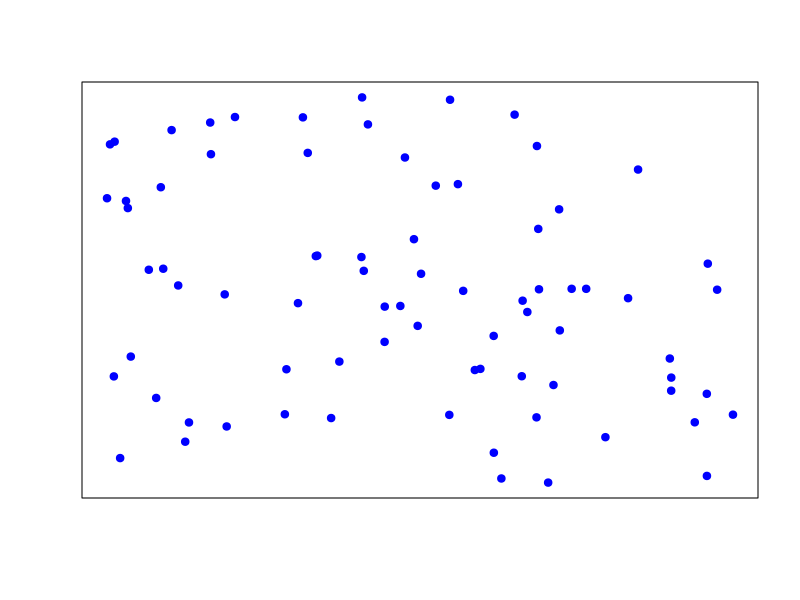
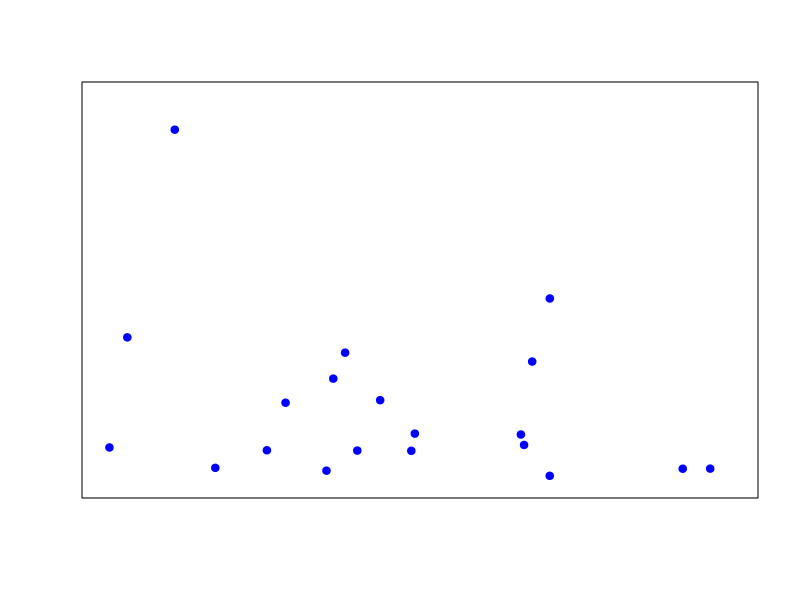
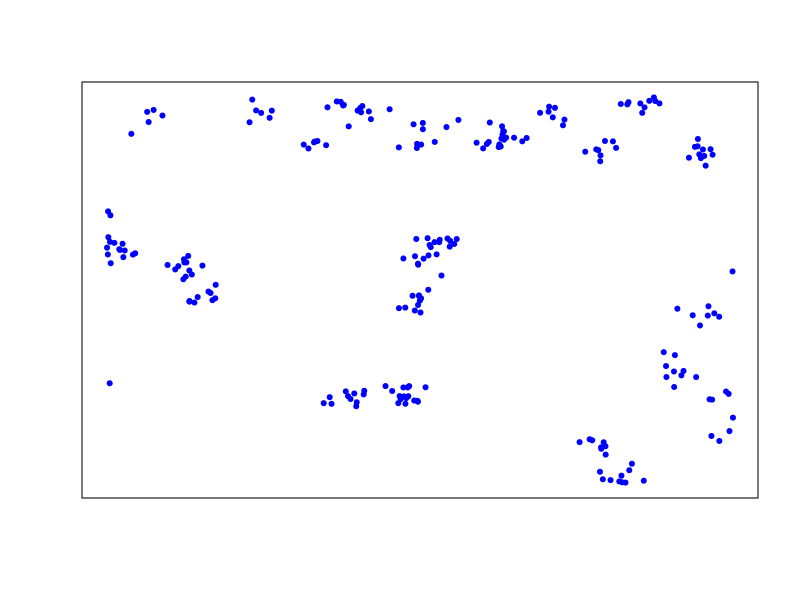
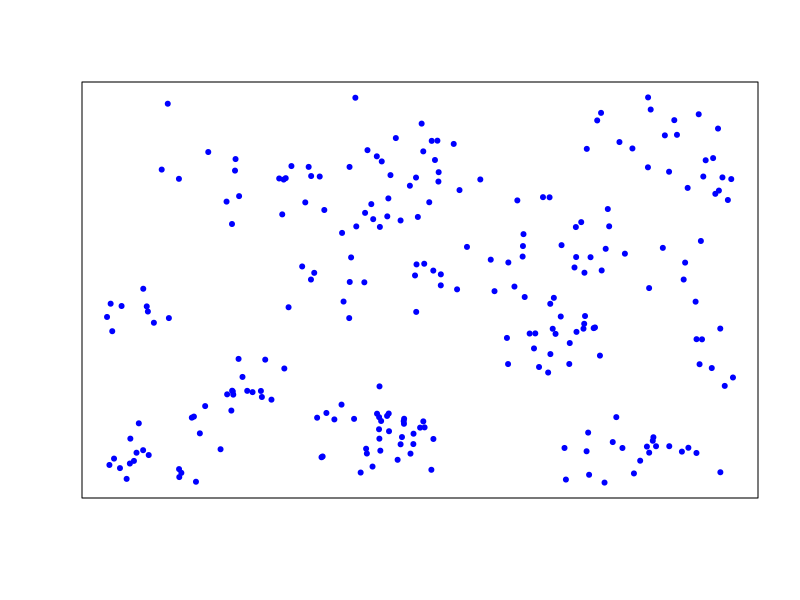
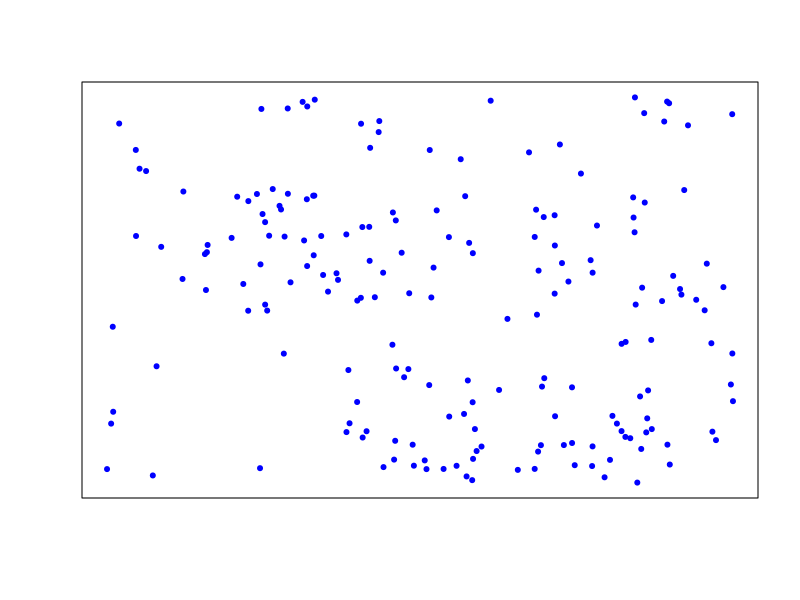
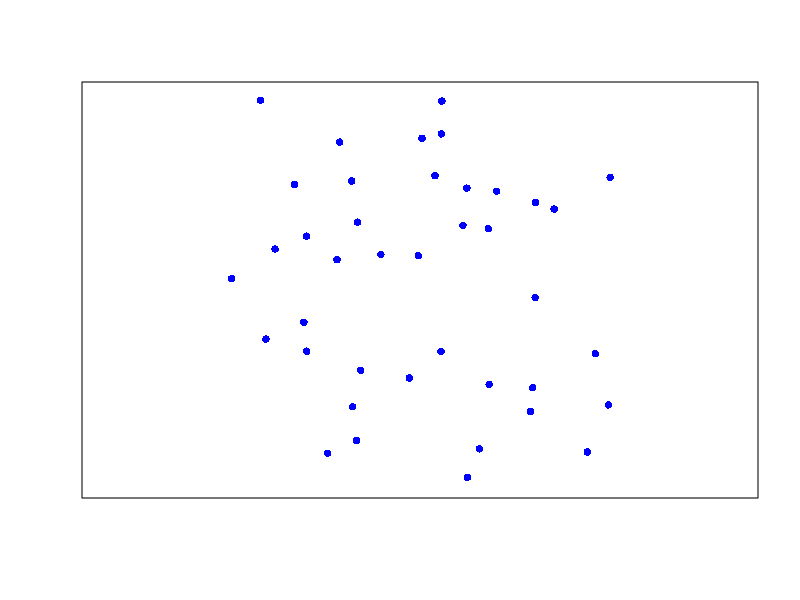
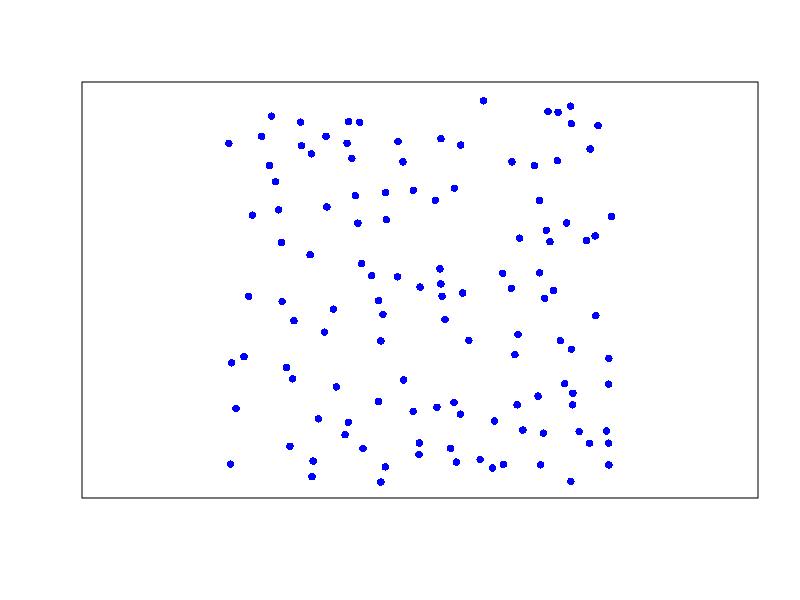
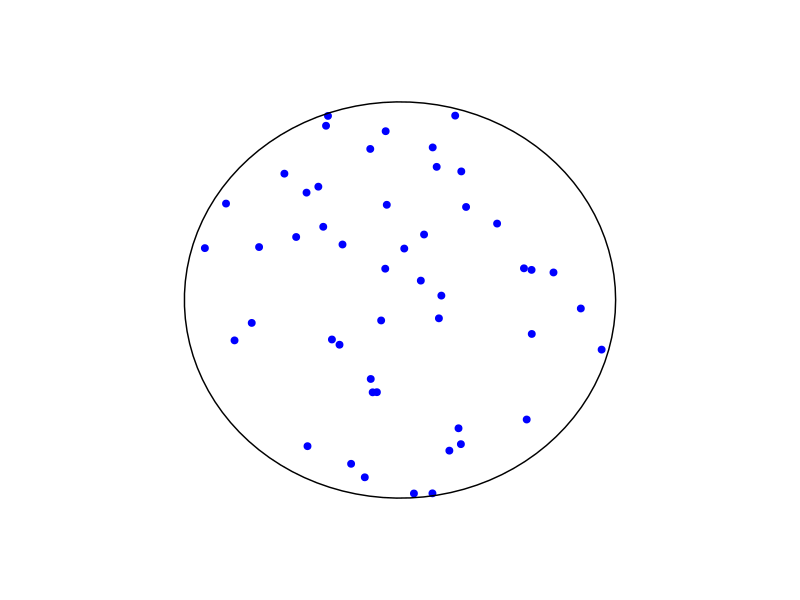

Write R code to recreate these figures, in order.
## ---- chunk 1
library(spatstat)
library(ggplot2)
## ---- chunk 2
h_pp <- rpoispp(100)
## ---- chunk 3
xy1 <- coords(h_pp)
plot(xy1, pch=19, xlab="",xaxt="n", ylab="",yaxt="n", col="blue")
## ---- chunk 4
ih_pp <- rpoispp(function(x,y) {100*exp(-4*y)}, 100)
## ---- chunk 5
xy2 <- coords(ih_pp)
plot(xy2, pch=19, xlim=c(0, 1), ylim=c(0, 1), xlab="", xaxt="n", 
     ylab="",yaxt="n", col="blue")
## ---- chunk 6
T1 <- rThomas(20, 0.02, 10) # sigma = 0.02
T2 <- rThomas(20, 0.05, 10) # sigma = 0.05
T3 <- rThomas(20, 0.10, 10) # sigma = 0.1
## ---- chunk 7
txy1 <- coords(T1)
plot(txy1, pch=20, xlab="",xaxt="n", ylab="",yaxt="n", col="blue")
## ---- chunk 8
txy2 <- coords(T2)
plot(txy2, pch=20, xlab="",xaxt="n", ylab="",yaxt="n", col="blue")
## ---- chunk 9
txy3 <- coords(T3)
plot(txy3, pch=20, xlab="",xaxt="n", ylab="",yaxt="n", col="blue")
## ---- chunk 10
set.seed(592)

mpp1 <- rMaternI(200, 0.050) # r_H = 0.050
mpp2 <- rMaternI(200, 0.025) # r_H = 0.025

# plot the first Matérn I Process - Figure 2.3(a)
plot(coords(mpp1), col="blue", pch=16, asp=1, 
     xlab="",xaxt="n", ylab="",yaxt="n",
     xlim=c(0,1), ylim=c(0,1))

# plot second Matérn I Process - Figure 2.3(b)
plot(coords(mpp2), col="blue", pch=16, asp=1, 
     xlab="",xaxt="n", ylab="",yaxt="n",
     xlim=c(0,1), ylim=c(0,1))
## ---- chunk 11
plot_pp_cells <- function(n, l){
  for (i in 1:n) {
    a <- runif(1) # x-scale 
    b <- runif(1) # y-scale
    
    # generate a HPP in the ellipse
    hpp_i <- rpoispp(l/(a*b*pi), win = ellipse(a,b)) #lambda'= l/(ab pi)
    cell_df_i <- coords(hpp_i) # extract coordinates
    
    # print out plot of cells (use ggplot)
    g_ellipse <- ggplot(cell_df_i, aes(x=x, y=y))
    print(g_ellipse + geom_point(col="blue", size=2) + xlim(-1, 1) + ylim(-1, 1) + annotate("path",
    x=a*cos(seq(0,2*pi,length.out=100)),
    y=b*sin(seq(0,2*pi,length.out=100)))+ theme_void())
    print(nrow(cell_df_i)) # print number of events
    }
}
## ---- chunk 12
set.seed(111)
plot_pp_cells(3,50)
## ---- chunk 13
plot_thom_cells <- function(n, k, scale, mu){
  for (i in 1:n) {
    a <- runif(1) # x-scale
    b <- runif(1) # y-scale
    
    # generate thomas process in ellipse
    ## kappa' = k/(ab pi)
    ## sigma' = sqrt(ab pi)*scale
    thom_i <- rThomas(k/(a*b*pi), sqrt(a*b*pi)*scale, mu, win = ellipse(a,b))
    cell_df_i <- coords(thom_i) # extract coordinates
    
    # print out plots of cells (use ggplot)
    g_ellipse <- ggplot(cell_df_i, aes(x=x, y=y))
    print(g_ellipse + geom_point(col="blue", size=2) + xlim(-1, 1) + ylim(-1, 1) + annotate("path",
    x=a*cos(seq(0,2*pi,length.out=100)),
    y=b*sin(seq(0,2*pi,length.out=100)))+ theme_void())
    print(nrow(cell_df_i)) # print number of events
    }
}
## ---- chunk 14
set.seed(112)
plot_thom_cells(3, 10, 0.03, 5)
## ---- chunk 15
# radius function of an irregular cell
r_mag <- function(thetas, u, t){
    r1 <- u[1]*sin(thetas + t[1]) 
    r2 <- u[2]*sin(2*thetas + t[2]) 
    r3 <- u[3]*sin(3*thetas + t[3]) 
    return(r1 + r2 + r3 + 3)
}

# cell 1 boundary
u <- rev(sort(runif(3)))
t <- runif(3)
thetas <- seq(0,2*pi,length.out=1000)
r <- r_mag(thetas, u, t)
x <- r * cos(thetas)
y <- r * sin(thetas)
# set window of cell 2
WC <- owin(poly = list(x = x, y = y))
# area of cell 1
area_cell <- (0.5*sum(u^2)+9)*pi

# cell 2 boundary
u2 <- rev(sort(runif(3)))
t2 <- runif(3)
r2 <- r_mag(thetas, u2, t2)
x2 <- r2 * cos(thetas)
y2 <- r2 * sin(thetas)
# set window of cell 2
WC2 <- owin(poly = list(x = x2, y = y2))
# area of cell 2
area_cell2 <- (0.5*sum(u2^2)+9)*pi
## ---- chunk 16
# Plot a Thomas Process in cell 1 - Figure 3.3(b)
pp_s <- rThomas(10/(area_cell), sqrt(area_cell)*0.03, 5, win = WC)
plot(x,y, pch=20, cex=0.5, xlab="",xaxt="n", ylab="",yaxt="n")
points(coords(pp_s), pch = 16, cex=1.25, col="blue")

# Plot a HPP in cell 2 - Figure 3.3(a)
pp_s2 <- rpoispp(50/area_cell2, win = WC2)
plot(x2,y2, pch=20, cex=0.5, xlab="",xaxt="n", ylab="",yaxt="n")
points(coords(pp_s2), pch = 16, cex=1.25, col="blue")
## ---- chunk 17
ab <- runif(2)
hpp_E <- rpoispp(50/(ab[1]*ab[2]*pi), win=ellipse(ab[1],ab[2]))
hpp_C <- affine(hpp_E, mat=diag(c(1/ab[1],1/ab[2])))
## ---- chunk 18
# Figure 3.4(a)
g_hpp_ellipse <- ggplot(coords(hpp_E), aes(x=x, y=y))
g_hpp_ellipse + geom_point(col="blue", size=2) + xlim(-1, 1) + ylim(-1, 1) + annotate("path", x=ab[1]*cos(seq(0,2*pi,length.out=100)),y=ab[2]*sin(seq(0,2*pi,length.out=100)))+ theme_bw()
# Figure 3.4(b)
g_hpp_circle <- ggplot(coords(hpp_C), aes(x=x, y=y))
g_hpp_circle + geom_point(col="blue", size=2) + xlim(-1, 1) + ylim(-1, 1) + annotate("path", x=cos(seq(0,2*pi,length.out=100)),y=sin(seq(0,2*pi,length.out=100)))+ theme_bw()
## ---- chunk 19
in_cell_to_c <- function(x, y, u, t){
        # takes xy-coordinates of events
        # u and t parameters to set boundary
        
        # initialize empty lists
        all_thetas <- c() # to store arguments of events 
        ordered_x <- c() # to store positive then negative values of x
        ordered_y <- c() # store y corresponding to positive then negative values of x
        
        x1 <- x[which(x>=0)] # positive x-coordinates
        ordered_x <- c(ordered_x, x1) # append positive x-coordinates
        y1 <- y[which(x>=0)] # y corresponding to positive x-coordinates
        ordered_y <- c(ordered_y, y1) # append

        # find arguments of coordiantes with positive x-coordinates
        thetas <- atan(y1/x1)
        all_thetas <- c(all_thetas, thetas)

        x1 <- x[which(x<0)] # negative x-coordinates
        ordered_x <- c(ordered_x, x1) # append negative x-coordinates
        y1 <- y[which(x<0)] # y-coordinates corresponding to negative x
        ordered_y <- c(ordered_y, y1)

        # find arguments of coordiantes with negative x-coordinates
        thetas <- pi + atan(y1/x1)
        all_thetas <- c(all_thetas, thetas)

        r1 <- sqrt(ordered_x^2 + ordered_y^2) # find magnitudes of each event

        r2 <- r_mag(all_thetas, u, t) # find radius of cell boundary

        R <- r2[which(r1 < r2)] # magnitudes of events within cell boundary
        # mapping to circle
        x <- ordered_x[which(r1 < r2)] / R
        y <- ordered_y[which(r1 < r2)] / R
        return(data.frame(x,y))
}
## ---- chunk 20
set.seed(304)
# generate cell boundary
u <- rev(sort(runif(3)))
t <- runif(3)
thetas <- seq(0,2*pi,length.out=1000)
r <- r_mag(thetas, u, t)
x1 <- r * cos(thetas)
y1 <- r * sin(thetas)
WC <- owin(poly = list(x = x1, y = y1))
# area of cell
area_cell <- (0.5*sum(u^2)+9)*pi
# generate HPP in the cell boundary
pp_s <- rpoispp(50/area_cell, win = WC)
xy_c <- in_cell_to_c(pp_s$x, pp_s$y, u, t) # map irregular cell to circle
pp_in_c <- ppp(xy_c[,1], xy_c[,2], window=disc(1))
## ---- chunk 21
# Figure 3.5(a)
g_irr <- ggplot(coords(pp_s), aes(x=x, y=y))
g_irr + geom_point(col="blue", size=2) + xlim(min(x1,y1), max(x1,y1)) + ylim(min(x1,y1), max(x1,y1)) + annotate("path", x=x1,y=y1)+ theme_bw()
# Figure 3.5(b)
g_irr_circle <- ggplot(coords(pp_in_c), aes(x=x, y=y))
g_irr_circle + geom_point(col="blue", size=2) + xlim(-1, 1) + ylim(-1, 1) + annotate("path", x=cos(seq(0,2*pi,length.out=100)),y=sin(seq(0,2*pi,length.out=100)))+ theme_bw()
## ---- chunk 22
set.seed(304)
a1 <- runif(1) # x-scale
b1 <- runif(1) # y-scale
# generate multitype HPP with labels "i" and "j", 
# lambda'= 25/(a1 * b1 * pi) for both
bv_pp <- rmpoispp(25/(a1*b1*pi), types=c("i","j"), win=ellipse(a1,b1))
pp_in_c <- affine(bv_pp, mat=diag(c(1/a1,1/b1))) # mapped to circle

# define colours of points to plot
point_labs <- rep("red", npoints(bv_pp)) 
point_labs[which(bv_pp$marks == "j")] <- "blue"

# visualise cell
plot(coords(bv_pp), col=point_labs, xlim=c(-1, 1), ylim=c(-1,1), pch=16, cex=1.2, asp=1, xlab="",xaxt="n", ylab="",yaxt="n",axes=F)
points(a1*cos(seq(0,2*pi, length.out = 1000)), b1*sin(seq(0,2*pi, length.out = 1000)), pch=20, cex=0.2)
## ---- chunk 23
set.seed(814)
a2 <- runif(1) # x-scale
b2 <- runif(1) # y-scale
# generate multitype HPP with labels "i" and "j", 
# lambda'= 25/(a2 * b2 * pi) for both
bv_pp2 <- rmpoispp(25/(a2 * b2 * pi), types=c("i","j"), win=ellipse(a2,b2))
pp_in_c2 <- affine(bv_pp2, mat=diag(c(1/a2,1/b2)))

# define colours of points to plot
point_labs2 <- rep("red", npoints(bv_pp2))
point_labs2[which(bv_pp2$marks == "j")] <- "blue"

# visualise cell
plot(coords(bv_pp2), col=point_labs2, xlim=c(-1, 1), ylim=c(-1,1), pch=16, cex=1.2, asp=1, xlab="",xaxt="n", ylab="",yaxt="n",axes=F)
points(a2*cos(seq(0,2*pi, length.out = 1000)), b2*sin(seq(0,2*pi, length.out = 1000)), pch=20, cex=0.2)
## ---- chunk 24
set.seed(613)
a3 <- runif(1) # x-scale
b3 <- runif(1) # y-scale
# generate multitype HPP with labels "i" and "j", 
# lambda'= 25/(a3 * b3 * pi) for both
bv_pp3 <- rmpoispp(25/(a3*b3*pi), types=c("i","j"), win=ellipse(a3,b3))

# define colours of points to plot
point_labs3 <- rep("red", npoints(bv_pp3))
point_labs3[which(bv_pp3$marks == "j")] <- "blue"

# visualise cell
plot(coords(bv_pp3), col=point_labs3, xlim=c(-1, 1), ylim=c(-1,1), pch=16, cex=1.2, asp=1, xlab="",xaxt="n", ylab="",yaxt="n",axes=F)
points(a3*cos(seq(0,2*pi, length.out = 1000)), b3*sin(seq(0,2*pi, length.out = 1000)), pch=20, cex=0.2)
## ---- chunk 25
# code taken from help on "rPoissonCluster"
# multitype Neyman-Scott process (each cluster is a multitype process)
nclust2 <- function(x0, y0, radius, n, types=c("i", "j")) {
    X <- runifdisc(n, radius, centre=c(x0, y0))
    M <- sample(types, n, replace=TRUE)
    marks(X) <- M
    return(X)
  }
## ---- chunk 26
set.seed(412)

a_vals <- runif(3) # x-scales
b_vals <- runif(3) # y-scales

max_lim <- max(a_vals, b_vals)

MNS1 <- rPoissonCluster(15, 0.1, nclust2, radius=0.075, n=10, win=ellipse(a_vals[1], b_vals[1]))
MNS2 <- rPoissonCluster(15, 0.1, nclust2, radius=0.075, n=10, win=ellipse(a_vals[2], b_vals[2]))
MNS3 <- rPoissonCluster(15, 0.1, nclust2, radius=0.075, n=10, win=ellipse(a_vals[3], b_vals[3]))

cols1 <- rep("red", npoints(MNS1))
cols1[which(MNS1$marks == "j")] <- "blue"

cols2 <- rep("red", npoints(MNS2))
cols2[which(MNS2$marks == "j")] <- "blue"

cols3 <- rep("red", npoints(MNS3))
cols3[which(MNS3$marks == "j")] <- "blue"

# Figure 4.2(a)
plot(coords(MNS1), col=cols1, xlim=c(-max_lim, max_lim), ylim=c(-max_lim, max_lim), pch=16, xlab="",xaxt="n", ylab="",yaxt="n",axes=F)
points(a_vals[1]*cos(seq(0, 2*pi, length.out = 1000)), b_vals[1]*sin(seq(0, 2*pi, length.out = 1000)), pch=20, cex=0.2)
legend("bottomleft", inset=.05, c("i", "j"), col=c("red", "blue"), pch=16)

# extra plot not included
plot(coords(MNS2), col=cols2, xlim=c(-max_lim, max_lim), ylim=c(-max_lim, max_lim), pch=16, xlab="",xaxt="n", ylab="",yaxt="n",axes=F)
points(a_vals[2]*cos(seq(0, 2*pi, length.out = 1000)), b_vals[2]*sin(seq(0, 2*pi, length.out = 1000)), pch=20, cex=0.2)
legend("bottomleft", inset=.05, c("i", "j"), col=c("red", "blue"), pch=16)

# Figure 4.3(b)
plot(coords(MNS3), col=cols3, xlim=c(-max_lim, max_lim), ylim=c(-max_lim, max_lim), pch=16, xlab="",xaxt="n", ylab="",yaxt="n",axes=F)
points(a_vals[3]*cos(seq(0, 2*pi, length.out = 1000)), b_vals[3]*sin(seq(0, 2*pi, length.out = 1000)), pch=20, cex=0.2)
legend("bottomleft", inset=.05, c("i", "j"), col=c("red", "blue"), pch=16)
